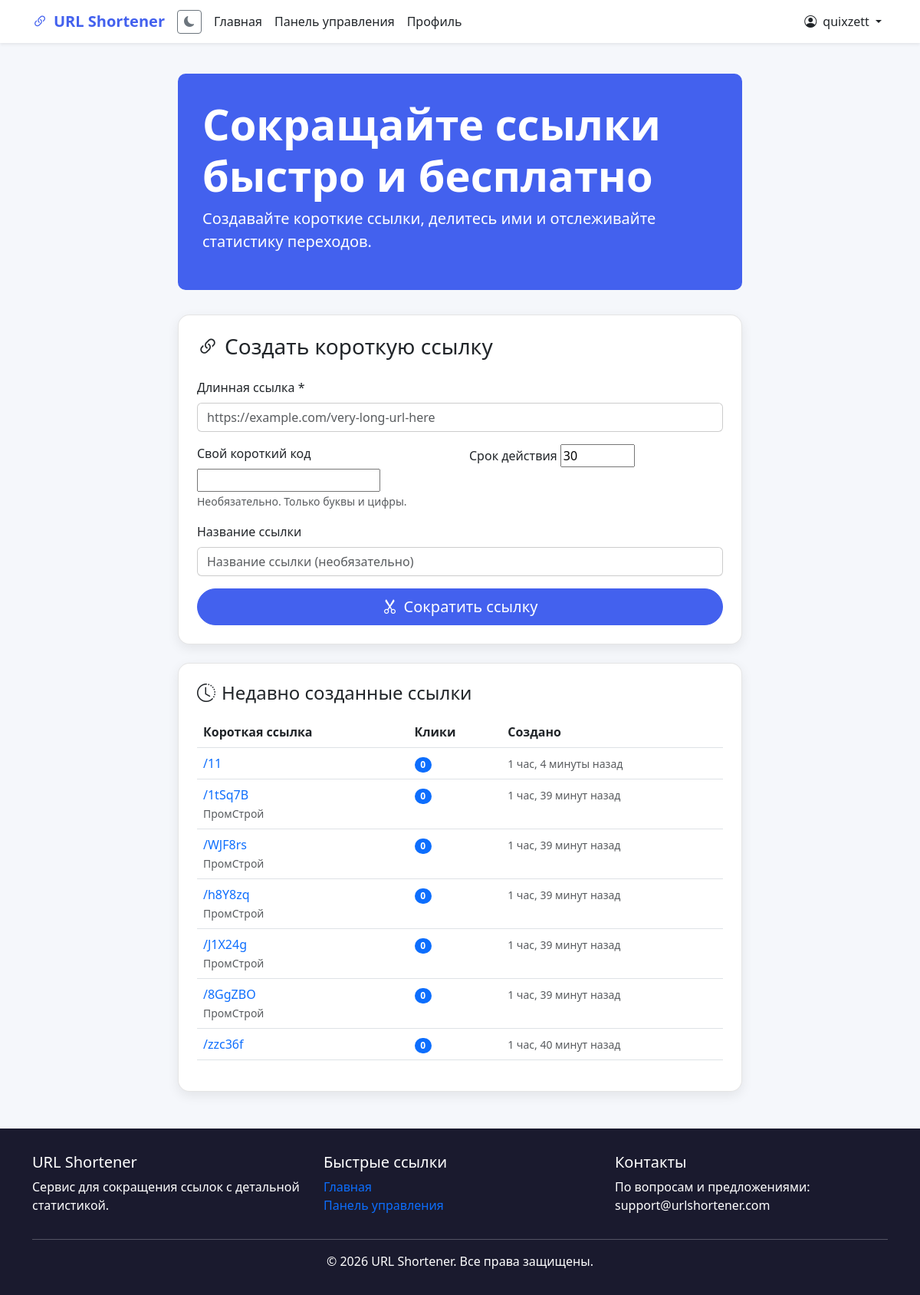
Screenshot of / (signed in) with the database file from the repository.
### shortener/models.py (models this page shows, shortened)
class ShortenedURL(models.Model):
    original_url = models.URLField(max_length=2000, verbose_name="Оригинальный URL")
    short_code = models.CharField(max_length=20, unique=True, verbose_name="Короткий код")
    title = models.CharField(max_length=200, blank=True, verbose_name="Название ссылки")
    description = models.TextField(blank=True, verbose_name="Описание")
    created_at = models.DateTimeField(auto_now_add=True, verbose_name="Создано")
    updated_at = models.DateTimeField(auto_now=True, verbose_name="Обновлено")
    expires_at = models.DateTimeField(null=True, blank=True, verbose_name="Истекает")
    click_count = models.PositiveIntegerField(default=0, verbose_name="Кликов")
    last_clicked = models.DateTimeField(null=True, blank=True, verbose_name="Последний клик")
    user = models.ForeignKey(User, on_delete=models.CASCADE, null=True, blank=True,
                            verbose_name="Пользователь", related_name='shortened_urls')
    is_active = models.BooleanField(default=True, verbose_name="Активна")
    password = models.CharField(max_length=100, blank=True, verbose_name="Пароль (опционально)")
    is_private = models.BooleanField(default=False, verbose_name="Приватная ссылка")
    tags = models.CharField(max_length=200, blank=True, verbose_name="Теги (через запятую)")
    qr_code = models.ImageField(upload_to='qr_codes/', null=True, blank=True, verbose_name="QR код")
    class Meta:
        verbose_name = "Сокращенная ссылка"
        verbose_name_plural = "Сокращенные ссылки"
        ordering = ['-created_at']
        indexes = [
            models.Index(fields=['short_code']),
            models.Index(fields=['user', 'created_at']),
            models.Index(fields=['is_active', 'expires_at']),
        ]
    def get_short_url(self, request=None):
        if request:
            return request.build_absolute_uri(f'/{self.short_code}')
        return f'/{self.short_code}'

### shortener/views.py (the view)
# urls.py: path('', views.home, name='home'),
def home(request):
    context = {
        'theme': get_user_theme(request)
    }
    if request.method == 'POST':
        if request.user.is_authenticated and hasattr(request.user, 'profile') and request.user.profile.show_advanced_options:
            form = AdvancedURLShortenForm(request.POST)
        else:
            form = URLShortenForm(request.POST)
        if form.is_valid():
            shortened_url = form.save(user=request.user if request.user.is_authenticated else None)
            if QRCODE_AVAILABLE:
                try:
                    qr = qrcode.make(shortened_url.get_short_url(request))
                    buffer = BytesIO()
                    qr.save(buffer, format='PNG')
                    shortened_url.qr_code.save(
                        f'qr_{shortened_url.short_code}.png',
                        ContentFile(buffer.getvalue()),
                        save=True
                    )
                except Exception as e:
                    print(f"Ошибка генерации QR кода: {e}")
            context['shortened_url'] = shortened_url
            context['full_short_url'] = shortened_url.get_short_url(request)
            messages.success(request, 'Ссылка успешно создана!')
    else:
        if request.user.is_authenticated and hasattr(request.user, 'profile') and request.user.profile.show_advanced_options:
            form = AdvancedURLShortenForm()
        else:
            form = URLShortenForm()
    public_urls = ShortenedURL.objects.filter(
        is_private=False,
        is_active=True,
        expires_at__gt=timezone.now()
    ).order_by('-created_at')[:10]
    context['form'] = form
    context['public_urls'] = public_urls
    return render(request, 'shortener/home.html', context)

### shortener/views.py (called while the page is built)
def get_user_theme(request):
    if request.user.is_authenticated:
        try:
            profile = UserProfile.objects.get(user=request.user)
            if profile.theme == 'auto':
                if 'dark' in request.META.get('HTTP_SEC_CH_UA_MODE', ''):
                    return 'dark'
                return 'light'
            return profile.theme
        except UserProfile.DoesNotExist:
            pass
    return 'light'

### shortener/templates/shortener/home.html (shortened to what this page needs)
{% extends 'base.html' %}
{% block content %}
<div class="row">
    <div class="col-lg-8 mx-auto">
        <div class="hero-section">
            <h1 class="display-4 fw-bold">Сокращайте ссылки быстро и бесплатно</h1>
            <p class="lead">Создавайте короткие ссылки, делитесь ими и отслеживайте статистику переходов.</p>
        </div>
        <div class="card p-4 mb-4">
            <h3 class="mb-4">
                <i class="bi bi-link-45deg me-2"></i>Создать короткую ссылку
            </h3>
            <form method="post" id="shortenForm">
                <div class="mb-3">
                    <label for="{{ form.original_url.id_for_label }}" class="form-label">Длинная ссылка *</label>
                    {{ form.original_url }}
                </div>
                <div class="row">
                    <div class="col-md-6 mb-3">
                        <label for="{{ form.custom_code.id_for_label }}" class="form-label">Свой короткий код</label>
                        {{ form.custom_code }}
                        <small class="form-text text-muted">Необязательно. Только буквы и цифры.</small>
                    </div>
                    <div class="col-md-6 mb-3">
                        <label for="{{ form.expiry_days.id_for_label }}" class="form-label">Срок действия</label>
                        {{ form.expiry_days }}
                    </div>
                </div>
                {% if form.title %}
                <div class="mb-3">
                    <label for="{{ form.title.id_for_label }}" class="form-label">Название ссылки</label>
                    {{ form.title }}
                </div>
                {% endif %}
                <div class="d-grid gap-2">
                    <button type="submit" class="btn btn-primary btn-lg">
                        <i class="bi bi-scissors me-2"></i>Сократить ссылку
                    </button>
                </div>
            </form>
        </div>
        {% if public_urls %}
        <div class="card p-4">
            <h4 class="mb-3">
                <i class="bi bi-clock-history me-2"></i>Недавно созданные ссылки
            </h4>
            <div class="table-responsive">
                <table class="table table-hover">
                    <thead>
                        <tr>
                            <th>Короткая ссылка</th>
                            <th>Клики</th>
                            <th>Создано</th>
                        </tr>
                    </thead>
                    <tbody>
                        {% for url in public_urls %}
                        <tr>
                            <td>
                                <a href="{{ url.get_short_url }}" target="_blank" class="text-decoration-none">
                                    /{{ url.short_code }}
                                </a>
                                {% if url.title %}
                                <br><small class="text-muted">{{ url.title|truncatechars:30 }}</small>
                                {% endif %}
                            </td>
                            <td>
                                <span class="badge bg-primary rounded-pill">{{ url.click_count }}</span>
                            </td>
                            <td>
                                <small class="text-muted">{{ url.created_at|timesince }} назад</small>
                            </td>
                        </tr>
                        {% endfor %}
                    </tbody>
                </table>
            </div>
        </div>
        {% endif %}
    </div>
</div>
{% endblock %}

### shortener/templates/base.html (shortened to what this page needs)
<!DOCTYPE html>
<html lang="ru" data-bs-theme="light">
<head>
    <link href="https://cdn.jsdelivr.net/npm/bootstrap@5.3.0/dist/css/bootstrap.min.css" rel="stylesheet">
    <link rel="stylesheet" href="https://cdn.jsdelivr.net/npm/bootstrap-icons@1.10.0/font/bootstrap-icons.css">
</head>
<body>
    <nav class="navbar navbar-expand-lg navbar-light shadow-sm">
        <div class="container">
            <a class="navbar-brand" href="{% url 'home' %}">
                <i class="bi bi-link-45deg me-2"></i>URL Shortener
            </a>
            <button class="btn btn-sm btn-outline-secondary me-2" id="themeToggle">
                <i class="bi bi-moon-fill"></i>
            </button>
            <div class="collapse navbar-collapse" id="navbarNav">
                <ul class="navbar-nav me-auto">
                    <li class="nav-item">
                        <a class="nav-link" href="{% url 'home' %}">Главная</a>
                    </li>
                    {% if user.is_authenticated %}
                    <li class="nav-item">
                        <a class="nav-link" href="{% url 'dashboard' %}">Панель управления</a>
                    </li>
                    <li class="nav-item">
                        <a class="nav-link" href="{% url 'user_profile' %}">Профиль</a>
                    </li>
                    {% endif %}
                </ul>
                <ul class="navbar-nav">
                    {% if user.is_authenticated %}
                    <li class="nav-item dropdown">
                        <a class="nav-link dropdown-toggle" href="#" role="button" data-bs-toggle="dropdown">
                            <i class="bi bi-person-circle me-1"></i> {{ user.username }}
                        </a>
                    </li>
                    {% endif %}
                </ul>
            </div>
        </div>
    </nav>
    <main class="container my-4 flex-grow-1">
        {% block content %}{% endblock %}
    </main>
    <footer>
        <div class="container">
            <div class="row">
                <div class="col-md-4">
                    <h5>URL Shortener</h5>
                    <p>Сервис для сокращения ссылок с детальной статистикой.</p>
                </div>
                <div class="col-md-4">
                    <h5>Быстрые ссылки</h5>
                    <ul class="list-unstyled">
                        <li><a href="{% url 'home' %}" class="text-decoration-none footer-link">Главная</a></li>
                        {% if user.is_authenticated %}
                        <li><a href="{% url 'dashboard' %}" class="text-decoration-none footer-link">Панель управления</a></li>
                        {% else %}
                        <li><a href="{% url 'register' %}" class="text-decoration-none footer-link">Регистрация</a></li>
                        {% endif %}
                    </ul>
                </div>
                <div class="col-md-4">
                    <h5>Контакты</h5>
                    <p>По вопросам и предложениями: support@urlshortener.com</p>
                </div>
            </div>
            <hr>
            <div class="text-center">
                <p class="mb-0">&copy; {% now "Y" %} URL Shortener. Все права защищены.</p>
            </div>
        </div>
    </footer>
</body>
</html>

### shortener/templates/base.html (style rules this page uses)
:root { --primary-color: #4361ee; --secondary-color: #3f37c9; --success-color: #4cc9f0; --dark-color: #1a1a2e; --light-color: #f8f9fa; }
[data-bs-theme="light"] { --bg-color: #f5f7fb; --text-color: #212529; --card-bg: #ffffff; --hero-bg: var(--primary-color); --hero-text: #ffffff; --footer-bg: var(--dark-color); --footer-text: #ffffff; --navbar-bg: #ffffff; }
body { font-family: 'Segoe UI', Tahoma, Geneva, Verdana, sans-serif; background-color: var(--bg-color); color: var(--text-color); min-height: 100vh; display: flex; flex-direction: column; }
.navbar { background-color: var(--navbar-bg) !important; box-shadow: 0 2px 4px rgba(0,0,0,0.1); }
.navbar-brand { font-weight: 700; color: var(--primary-color) !important; }
.navbar-nav .nav-link { color: var(--text-color) !important; }
.hero-section { background-color: var(--hero-bg) !important; color: var(--hero-text) !important; padding: 2rem !important; border-radius: 10px; margin-bottom: 2rem; }
.card { background-color: var(--card-bg); color: var(--text-color); border-radius: 15px; border: 1px solid rgba(0,0,0,0.1); box-shadow: 0 5px 15px rgba(0,0,0,0.08); transition: transform 0.3s ease; margin-bottom: 1.5rem; }
.btn-primary { background-color: var(--primary-color); border-color: var(--primary-color); padding: 0.5rem 2rem; border-radius: 50px; }
footer { margin-top: auto; padding: 2rem 0; background-color: var(--footer-bg) !important; color: var(--footer-text) !important; }
.form-control, .form-select { background-color: var(--card-bg); color: var(--text-color); border-color: rgba(0,0,0,0.2); }
.table { color: var(--text-color); }
.badge { color: #fff; }

### rows the page displays
ShortenedURL: short_code "11", click_count "0", created_at "1 час, 4 минуты"
ShortenedURL: short_code "1tSq7B", title "ПромСтрой", click_count "0", created_at "1 час, 39 минут"
ShortenedURL: short_code "WJF8rs", title "ПромСтрой", click_count "0", created_at "1 час, 39 минут"
ShortenedURL: short_code "h8Y8zq", title "ПромСтрой", click_count "0", created_at "1 час, 39 минут"
ShortenedURL: short_code "J1X24g", title "ПромСтрой", click_count "0", created_at "1 час, 39 минут"
ShortenedURL: short_code "8GgZBO", title "ПромСтрой", click_count "0", created_at "1 час, 39 минут"
ShortenedURL: short_code "zzc36f", click_count "0", created_at "1 час, 40 минут"

### other values shown
{{ user.username }} "quixzett"
